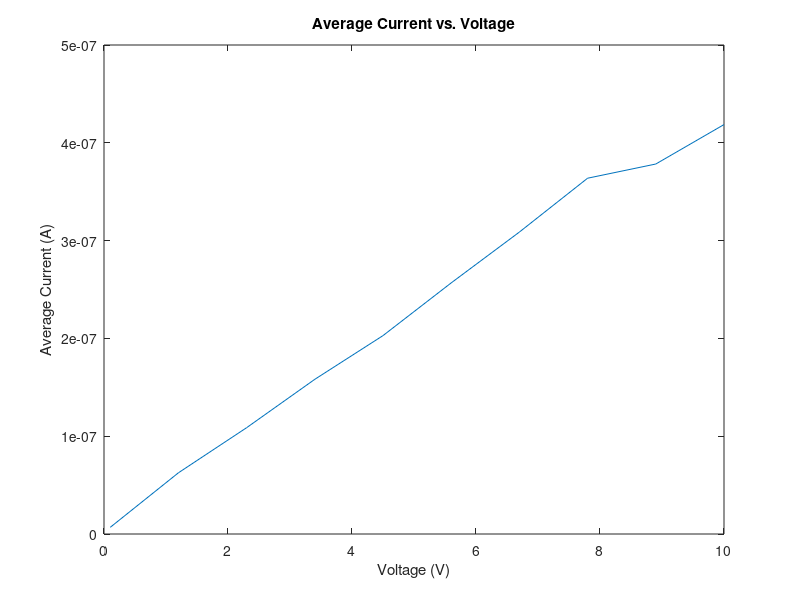

The MATLAB source for this figure:
addpath('./code/bottleneck')

%% 1.
v=linspace(0.1,10,10);

%avg_currents=zeros(1,length(v));
%for k=1:length(v)
%    avg_currents(k)=coupled_sim("3B",v(k),0.2e-7);
%end

% Allow me to save you (and also me) some time
avg_currents=[6.78587371e-09 6.25654368e-08 1.08680734e-07 1.58160602e-07 2.02856379e-07 2.56760490e-07 3.08744450e-07 3.63797926e-07 3.78306750e-07 4.18630588e-07];

figure();
plot(v,avg_currents);
title('Average Current vs. Voltage');
ylabel('Average Current (A)');
xlabel('Voltage (V)');   

disp("Done. Press any key to continue...");
pause;
%close all;

%% 2.
p=polyfit(v,avg_currents,1);
r3=1/p(1);

disp(fprintf("R3: %f",r3));
disp("Done. Press any key to continue...");
pause;
